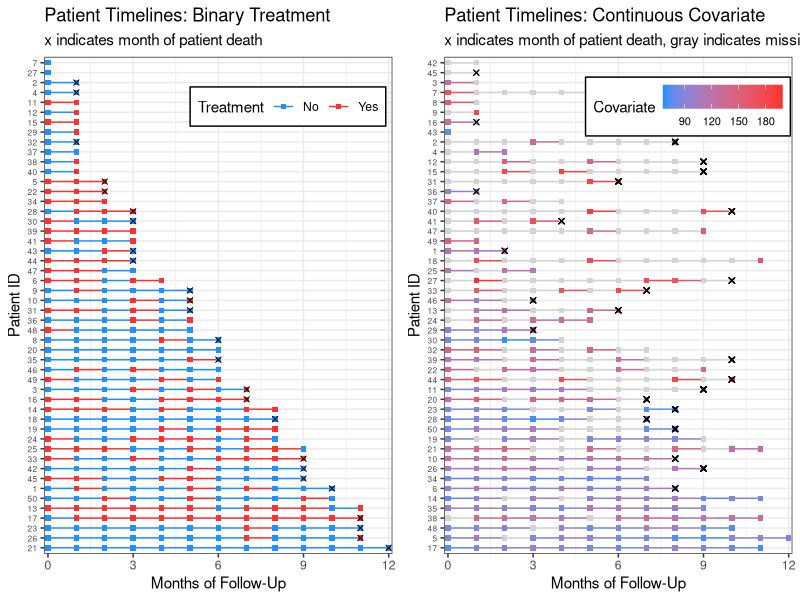
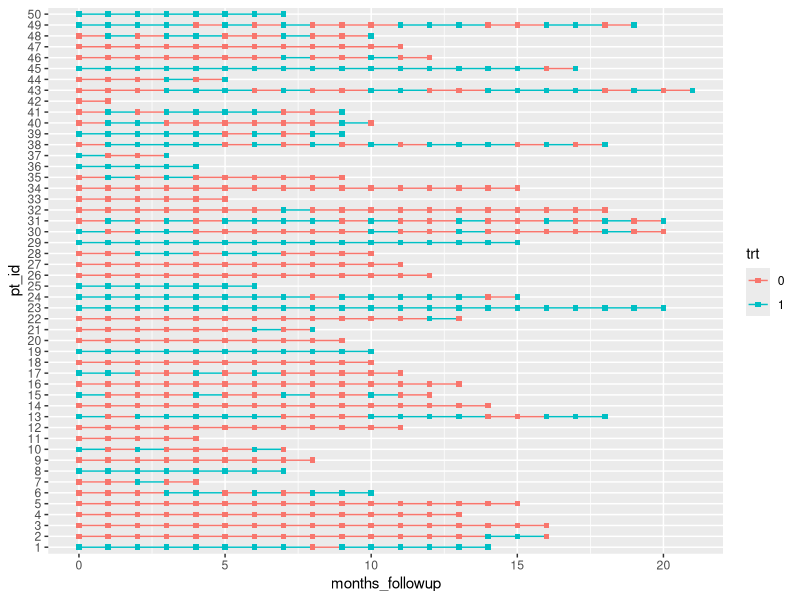
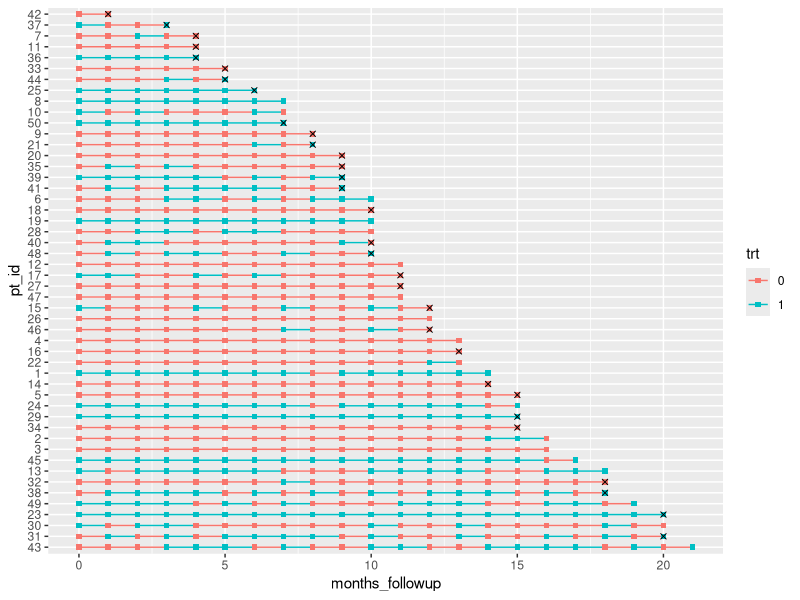
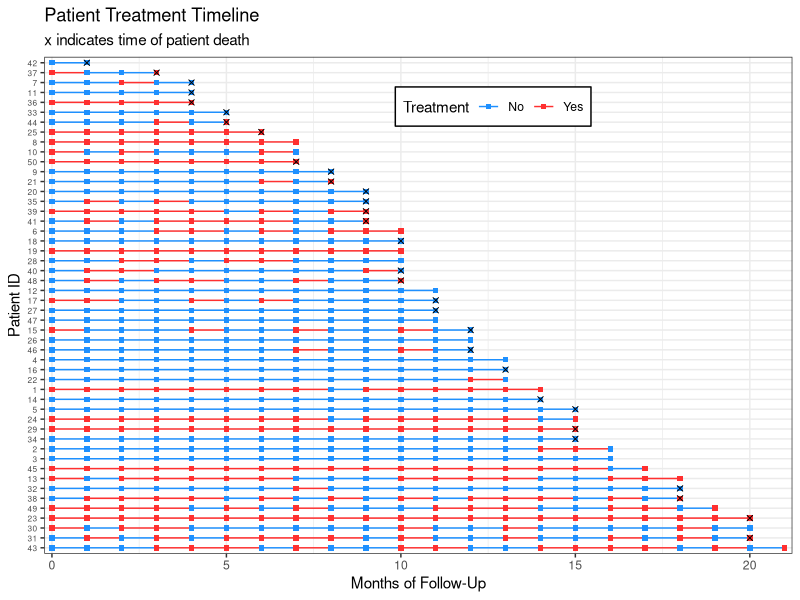
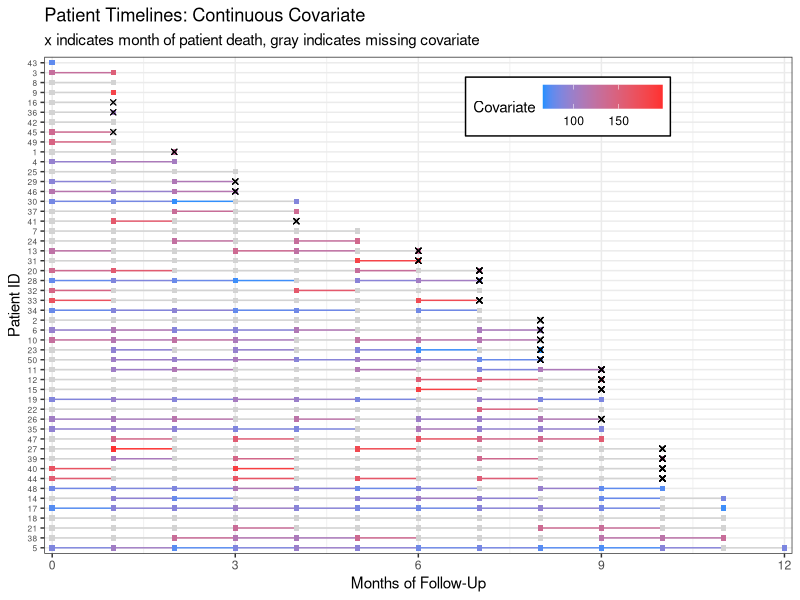
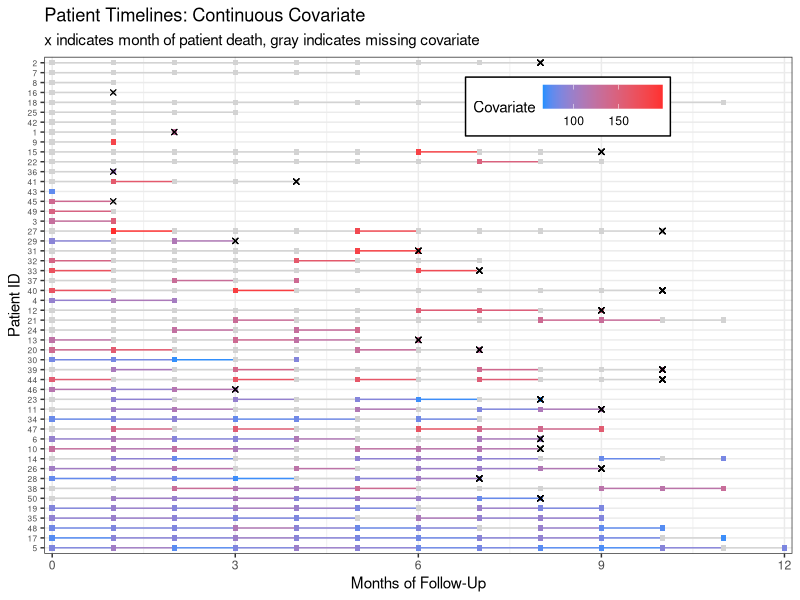

R code for these plots, in order:
## ---- chunk 1
knitr::opts_chunk$set(echo = TRUE, results="asis")
## ---- chunk 2
library(tidyverse, warn.conflicts = F)
set.seed(7709)
n <- 50
dat <- 
  tibble(.rows = n) %>%
  mutate(pt_id = factor(row_number()),
         months_followup = round(runif(n, 0, 12)),
         pt_trt_prob = runif(n, 0, 1),
         death = rbinom(n, 1, 0.5)) %>%
  group_by(pt_id) %>%
  complete(months_followup = full_seq(0:max(months_followup), 1)) %>%
  fill(pt_trt_prob, .direction = "up") %>%
  mutate(death = replace_na(death, 0),
         last_month_followup = max(months_followup),
         death_date = case_when(death == 1 ~ last_month_followup, TRUE ~ NA_real_)) %>%
  ungroup() %>%
  mutate(trt = rbinom(row_number(), 1, pt_trt_prob)) #%>%
  #mutate(trt  = ifelse(sample_n(., 30)$pt_id == pt_id, NA, trt)) 

dat_cc <- 
  tibble(.rows = n) %>%
  mutate(pt_id = row_number(),
         months_followup = round(runif(n, 0, 12)),
         pt_cov_mean = runif(n, 80, 180),
         death = rbinom(n, 1, 0.5)) %>%
  group_by(pt_id) %>%
  complete(months_followup = full_seq(0:max(months_followup), 1)) %>%
  fill(pt_cov_mean, death, .direction = "up") %>%
  mutate(last_month_followup = max(months_followup),
         death_date = case_when(death == 1 ~ last_month_followup, TRUE ~ NA_real_)) %>%
  ungroup() %>%
  mutate(cov = rnorm(row_number(), pt_cov_mean, 10)) 

dat_cc_samp <- dat_cc %>%
  mutate(idx = row_number()) %>%
  sample_frac(.4, weight = pt_cov_mean^3)  %>% # sample 40% of data, with weights for the sample determined by the patient's mean covariate. This would mean patients with a higher covariate are more likely to have missing data. Perhaps they are sicker patients!
  pull(idx)

dat_cc_miss  <- dat_cc %>%
  mutate(cov = case_when(row_number() %in% dat_cc_samp ~ NA_real_,
                         TRUE ~ cov)) %>%
  select(pt_id, months_followup, cov, death)

p <- dat %>%
  mutate(trt = factor(trt, levels=0:1, labels=c("No","Yes"))) %>%
  mutate(pt_id_ordered = fct_rev(fct_reorder(pt_id, last_month_followup)),
         death = fct_drop(factor(death))) %>%
  ggplot(aes(x = months_followup,
             y = pt_id_ordered,
             group = pt_id_ordered,
             col = trt)) +
  geom_line()  + 
  geom_point(shape = 15) + 
  geom_point(aes(x = death_date, y = pt_id_ordered), shape=4, col="black") +
  theme_bw() +
  labs(x = "Months of Follow-Up",
       y = "Patient ID",
       col = "Treatment",
       title = "Patient Timelines: Binary Treatment",
       subtitle = "x indicates month of patient death") +
  theme(axis.text.y = element_text(size=6),
        legend.position = c(.7, .9),
        legend.direction = "horizontal",
        legend.background = element_rect(linetype="solid", colour ="black")) +
  scale_x_continuous(expand=c(0.01,0.01)) +
  scale_color_manual(values=c("dodgerblue","firebrick1")) 

p2 <- dat_cc_miss %>%
  group_by(pt_id) %>%
  mutate(last_month_followup = max(months_followup),
         # a column containing how many measures we have for each patient
         n_measures = sum(!is.na(cov))) %>%
  ungroup() %>%
  mutate(
    # reorder IDs by number of measures we have for each patient
    pt_id = fct_rev(fct_reorder(factor(pt_id), n_measures)),
  month_death = case_when(death == 1 ~ last_month_followup, TRUE ~ NA_real_)) %>%
  ggplot(aes(x = months_followup, y = pt_id,
             group = pt_id, col = cov)) +
  geom_line()  + 
  geom_point(shape = 15) + 
  geom_point(aes(x = month_death, y = pt_id), shape=4, col="black") +
  theme_bw() +
  labs(x = "Months of Follow-Up", y = "Patient ID", col = "Covariate",
       title = "Patient Timelines: Continuous Covariate",
       subtitle = "x indicates month of patient death, gray indicates missing covariate") +
  theme(axis.text.y = element_text(size=6),
        legend.position = c(.7, .9),
        legend.direction = "horizontal",
        legend.background = element_rect(linetype="solid", colour ="black"),
        legend.text=element_text(size=8)) +
  scale_x_continuous(expand=c(0.01,0.01)) +
  scale_color_gradient(low="dodgerblue",high="firebrick1",na.value = "lightgray",
                       breaks=c(90, 120, 150, 180)) 

gridExtra::grid.arrange(p,p2,nrow=1)

## ---- chunk 3
library(tidyverse)
## ---- chunk 4
set.seed(7)
n <- 50 # The data sets I make these visualizations for are typically 100-500 patients in size, but for space purposes I'll set my n to only 50.
dat <- 
  tibble(.rows = n) %>%  # empty data frame / tibble with n rows
  mutate(pt_id = factor(row_number()),  # patient ids are 1-n
         pt_trt_prob = runif(n,0,1), # randomly generate a treatment probability for each patient so we can see patterns
         months_followup = round(runif(n, 0, 20) + 3 * pt_trt_prob), # randomly generate length of time in the study, which is affected by the prob of treatment
         death = rbinom(n, 1, .5)) %>% # death is not affected by treatment and randomly occurs at any time point. Obviously an unrealistic assumption. :)
  group_by(pt_id) %>%   # group by patient so we can do more data manipulation
  complete(months_followup = full_seq(0:max(months_followup), 1)) %>% # add in all the months patients are in the study
  fill(pt_trt_prob, .direction = "up") %>% # fill in the treatment probability I made earlier so I can use this to add treatment for every time point
  ungroup() %>% # no longer need patients grouped
  mutate(trt = factor(rbinom(row_number(), 1, pt_trt_prob^2)),  # fill in treatment for everyone based on their treatment probability
         death = replace_na(death, 0)) %>%  # also fill in death
  select(pt_id, months_followup, trt, death) # remove leftover columns from data generation
## ---- chunk 5
dat %>% filter(pt_id == 5) %>% knitr::kable()
## ---- chunk 6
dat %>%
  ggplot(aes(x = months_followup, y = pt_id, group = pt_id, col = trt)) +
  geom_line()  + 
  geom_point(shape = 15)
## ---- chunk 7
dat %>%
  group_by(pt_id) %>%
  # make a new column with all patients last follow up visit
  mutate(last_month_followup = max(months_followup), 
         # new variable for month that patients died, if they died
         month_death = case_when(death == 1 ~ last_month_followup, TRUE ~ NA_real_)) %>%
         # reorder pt id by last month of follow up (highest to lowest)
         # without fct_rev, chart is arranged in opposite direction (lowest to highest)
  ungroup() %>%
  mutate(pt_id = fct_rev(fct_reorder(pt_id, last_month_followup))) %>%
  ggplot(aes(x = months_followup, y = pt_id, group = pt_id, col = trt)) +
  geom_line()  + 
  geom_point(shape = 15) + 
  # add in a new mapping layer of points that correspond to death
  geom_point(aes(x = month_death, y = pt_id), col = "black", shape = 4) 
## ---- chunk 8
dat %>%
  group_by(pt_id) %>%
  mutate(last_month_followup = max(months_followup), 
         month_death = case_when(death == 1 ~ last_month_followup, TRUE ~ NA_real_)) %>%
  ungroup() %>%
  mutate(pt_id = fct_rev(fct_reorder(pt_id, last_month_followup)),
         # make the treatment variable labels nicer
         trt = factor(trt, levels=0:1, labels=c("No","Yes"))) %>%
  ggplot(aes(x = months_followup, y = pt_id, group = pt_id, col = trt)) +
  geom_line()  + 
  geom_point(shape = 15) + 
  geom_point(aes(x = month_death, y = pt_id), col = "black", shape = 4) +
  theme_bw() +
  labs(x = "Months of Follow-Up", y = "Patient ID", col = "Treatment",
       title = "Patient Treatment Timeline",
       subtitle = "x indicates time of patient death") +
  # edit legend box and make patient ids small
  theme(axis.text.y = element_text(size=6),
        legend.position = c(.6, .9), legend.direction = "horizontal",
        legend.background = element_rect(linetype="solid", colour ="black")) +
  # remove extra space around timeline
  scale_x_continuous(expand=c(0.01,0.01)) +
  # set the color of the lines and points
  scale_color_manual(values=c("dodgerblue","firebrick1"))
## ---- chunk 9
dat_cc_samp <- dat_cc %>%
  mutate(idx = row_number()) %>%
  sample_frac(.5, weight = pt_cov_mean^3)  %>% # sample 50% of data, with weights for the sample determined by the patient's mean covariate. This would mean patients with a higher covariate are more likely to have missing data. Perhaps they are sicker patients!
  pull(idx)

dat_cc_miss  <- dat_cc %>%
  mutate(cov = case_when(row_number() %in% dat_cc_samp ~ NA_real_,
                         TRUE ~ cov)) %>%
  select(pt_id, months_followup, cov, death)
## ---- chunk 10
knitr::kable(head(dat_cc_miss))
## ---- chunk 11
dat_cc_miss %>%
  group_by(pt_id) %>%
  mutate(last_month_followup = max(months_followup), 
         month_death = case_when(death == 1 ~ last_month_followup, TRUE ~ NA_real_)) %>%
  ungroup() %>%
  mutate(pt_id = fct_rev(fct_reorder(factor(pt_id), last_month_followup))) %>%
  ggplot(aes(x = months_followup, y = pt_id,
             group = pt_id, col = cov)) +
  geom_line()  + 
  geom_point(shape = 15) + 
  geom_point(aes(x = month_death, y = pt_id), shape=4, col="black") +
  theme_bw() +
  labs(x = "Months of Follow-Up", y = "Patient ID", col = "Covariate",
       title = "Patient Timelines: Continuous Covariate",
       subtitle = "x indicates month of patient death, gray indicates missing covariate") +
  theme(axis.text.y = element_text(size=6),
        legend.position = c(.7, .9),
        legend.direction = "horizontal",
        legend.background = element_rect(linetype="solid", colour ="black")) +
  scale_x_continuous(expand=c(0.01,0.01)) +
  scale_color_gradient(low="dodgerblue", high="firebrick1", na.value = "lightgray") 
## ---- chunk 12
dat_cc_miss %>%
  group_by(pt_id) %>%
  mutate(last_month_followup = max(months_followup),
         # a column containing how many measures we have for each patient
         n_measures = sum(!is.na(cov))) %>%
  ungroup() %>%
  mutate(
    # reorder IDs by number of measures we have for each patient
    pt_id = fct_rev(fct_reorder(factor(pt_id), n_measures)),
  month_death = case_when(death == 1 ~ last_month_followup, TRUE ~ NA_real_)) %>%
  ggplot(aes(x = months_followup, y = pt_id,
             group = pt_id, col = cov)) +
  geom_line()  + 
  geom_point(shape = 15) + 
  geom_point(aes(x = month_death, y = pt_id), shape=4, col="black") +
  theme_bw() +
  labs(x = "Months of Follow-Up", y = "Patient ID", col = "Covariate",
       title = "Patient Timelines: Continuous Covariate",
       subtitle = "x indicates month of patient death, gray indicates missing covariate") +
  theme(axis.text.y = element_text(size=6),
        legend.position = c(.7, .9),
        legend.direction = "horizontal",
        legend.background = element_rect(linetype="solid", colour ="black")) +
  scale_x_continuous(expand=c(0.01,0.01)) +
  scale_color_gradient(low="dodgerblue",high="firebrick1",na.value = "lightgray") 
